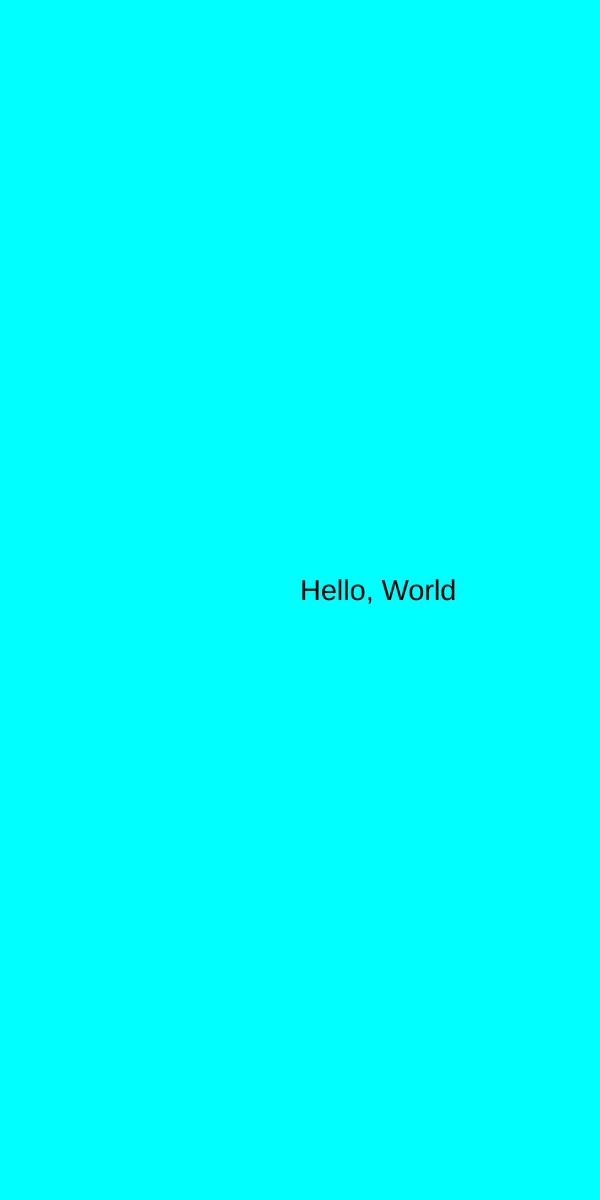
Frame 1 (no input)
Frame 60 (no input): identical to frame 1, image omitted
Frame 120 (the mouse pressed at the canvas centre since frame 60): identical to frame 1, image omitted

The p5.js sketch that drew this single still picture (run headless with seeded random() and noise() and a simulated clock; from frame 60 on, the mouse is pressed at the canvas centre):

// p5.js sketch
// ── sketch.js

// Setup code goes here
function setup() {
  createCanvas(1000, 2000);

  textSize(48);
  textAlign(LEFT);

 }


// Draw code goes here
function draw() {
  background(0, 255, 255);

  fill(0);
  text('Hello, World', width/2, height/2); 
}
